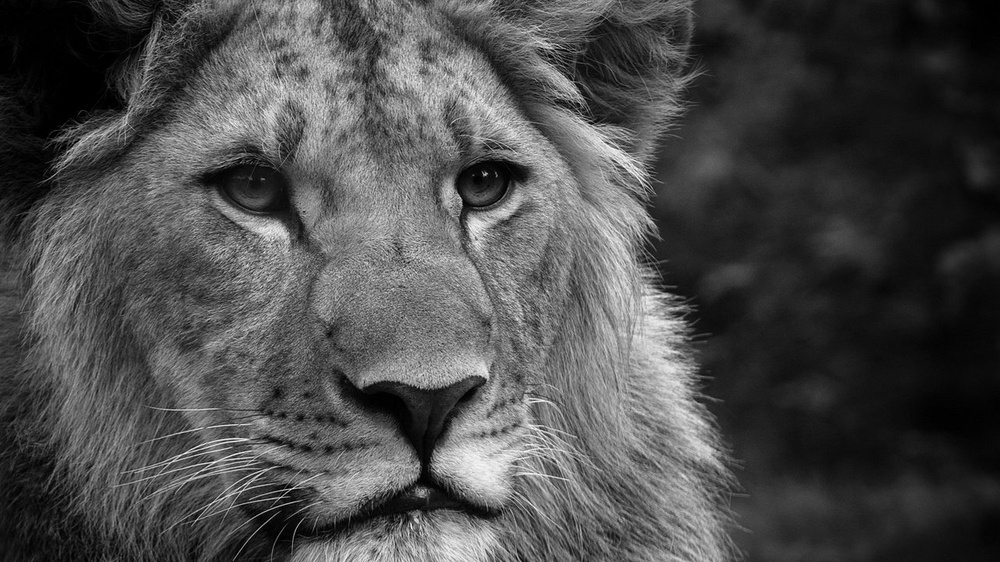
#> input picture Experiment No 4/base.jpg, 1000 x 562 px, shrunk from 1920 x 1080 before the run
$ jupyter execute 'Experiment No 4.ipynb'
#> lines starting #> are read from the running program, lines starting #| are printed output that depends on the picture; after the words box and inside, x2 and y2 are one past the last pixel; in counts of white or black regions, pixels touching at a corner belong together
<div style="text-align: center;">
    <h3>Experiment No. 4</h3>
</div>

<div style="border: 1px solid #ccc; padding: 8px; background-color: #f0f0f0; text-align: center;">
    <strong>AIM</strong>
</div>

**To implement and analyze Simple Thresholding and Adaptive Thresholding techniques using OpenCV in Python, comparing their effectiveness in various image processing scenarios.**

<div style="border: 1px solid #ccc; padding: 8px; background-color: #f0f0f0; text-align: center;">
    <strong>Theory/Procedure/Algorithm</strong>
</div>

Thresholding is a basic image processing technique used for segmenting images. It converts a grayscale image into a binary image based on a threshold value.

##### 1. Simple Thresholding
Simple thresholding applies a fixed threshold value. If the pixel value is above the threshold, it is set to a maximum value (white), otherwise, it is set to zero (black).

  $$
  dst(x, y) =
  \begin{cases}
  \text{MaxValue}, & \text{if } src(x, y) > \text{Threshold} \\
  0, & \text{otherwise}
  \end{cases}
  $$

This method is effective when the intensity distribution of the background and foreground is uniform. However, it fails under varying lighting conditions.

##### 2. Adaptive Thresholding
Adaptive thresholding calculates the threshold for smaller regions of the image, making it effective in handling varying lighting conditions.

- **Methods of Adaptive Thresholding**:
  - **Mean Thresholding**: Uses the mean value of a local neighborhood to calculate the threshold.
  - **Gaussian Thresholding**: Uses a weighted sum of local neighborhood values (based on a Gaussian distribution) to calculate the threshold.

  $$
  dst(x, y) =
  \begin{cases}
  \text{MaxValue}, & \text{if } src(x, y) > \text{T}(x, y) \\
  0, & \text{otherwise}
  \end{cases}
  $$
  Where $T(x, y)$ is a locally calculated threshold value for each pixel based on its neighborhood.

[cell 1]
# Importing necessary libraries
import cv2
import numpy as np
from matplotlib import pyplot as plt

# Load the image
image = cv2.imread('base.jpg', 0)  # Load as grayscale
#> image is the input picture: shape (562, 1000); min 0, max 255, mean 76

# Simple Thresholding
_, simple_thresh = cv2.threshold(image, 127, 255, cv2.THRESH_BINARY)
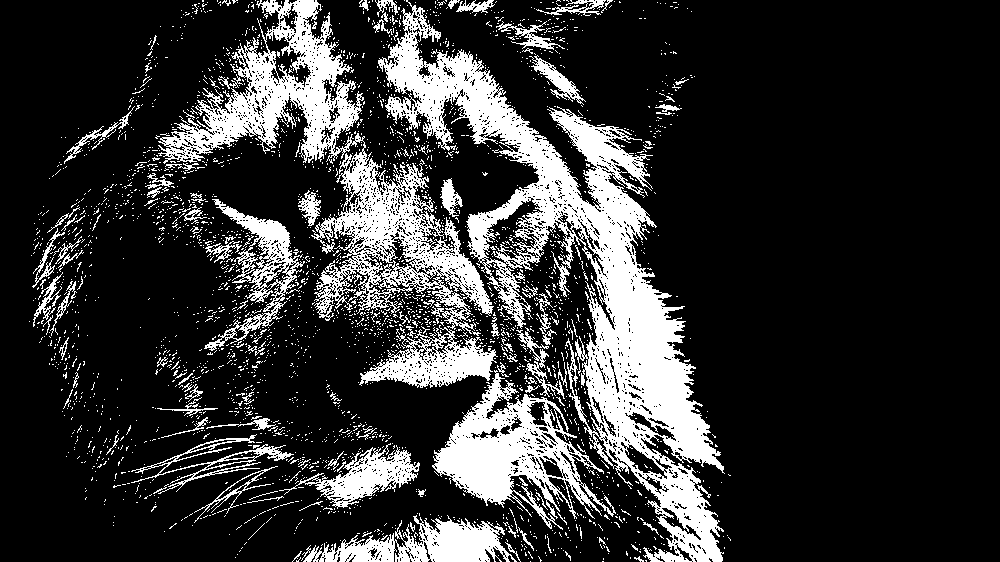
#> simple_thresh: shape (562, 1000); 20% white; 3036 white regions (2918 under 20 px), largest, box (x1, y1, x2, y2) and area: (378, 0, 725, 562) 43314, (158, 0, 494, 334) 24208, (432, 370, 616, 530) 10268

# Adaptive Thresholding (Mean)
adaptive_thresh_mean = cv2.adaptiveThreshold(image, 255, cv2.ADAPTIVE_THRESH_MEAN_C,
                                             cv2.THRESH_BINARY, 11, 2)
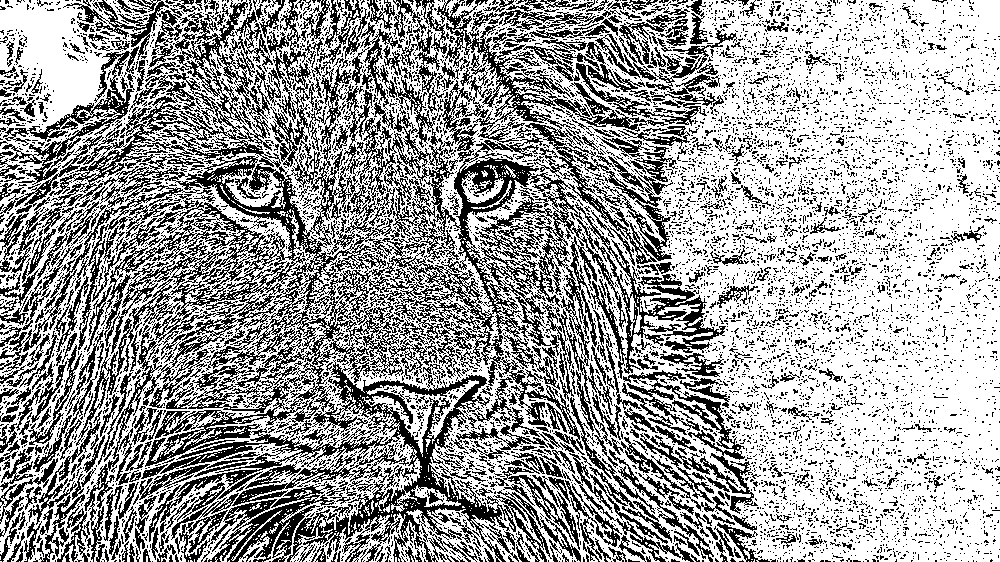
#> adaptive_thresh_mean: shape (562, 1000); 62.5% white; black in thin lines or dots

# Adaptive Thresholding (Gaussian)
adaptive_thresh_gaussian = cv2.adaptiveThreshold(image, 255, cv2.ADAPTIVE_THRESH_GAUSSIAN_C,
                                                 cv2.THRESH_BINARY, 11, 2)
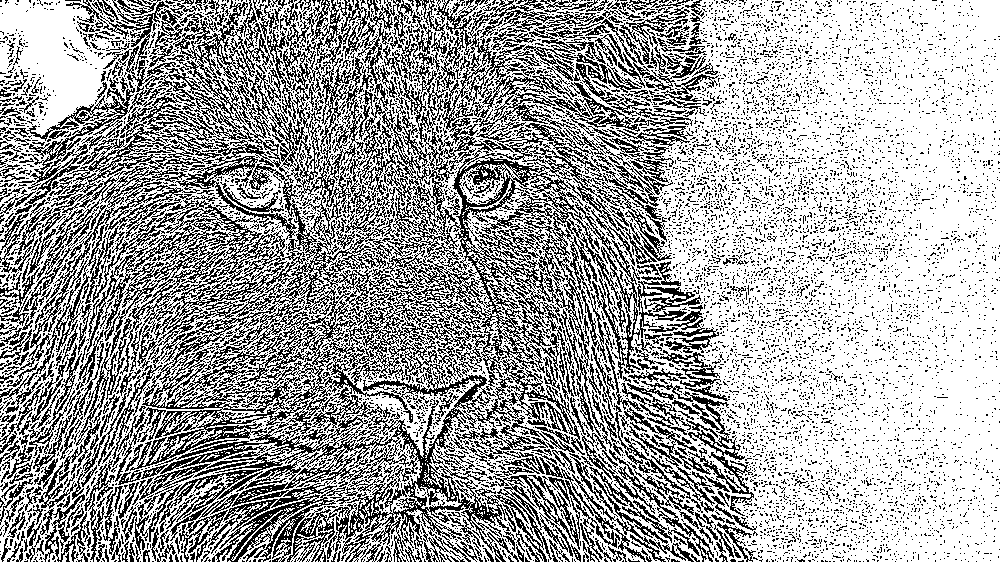
#> adaptive_thresh_gaussian: shape (562, 1000); 64.6% white; black in thin lines or dots

# Plotting the results for comparison
titles = ['Original Image', 'Simple Thresholding', 'Adaptive Mean Thresholding', 'Adaptive Gaussian Thresholding']
images = [image, simple_thresh, adaptive_thresh_mean, adaptive_thresh_gaussian]

plt.figure(figsize=(10, 7))
for i in range(4):
    plt.subplot(2, 2, i+1)
    plt.imshow(images[i], 'gray')
    plt.title(titles[i])
    plt.xticks([]), plt.yticks([])

plt.tight_layout()
plt.show()
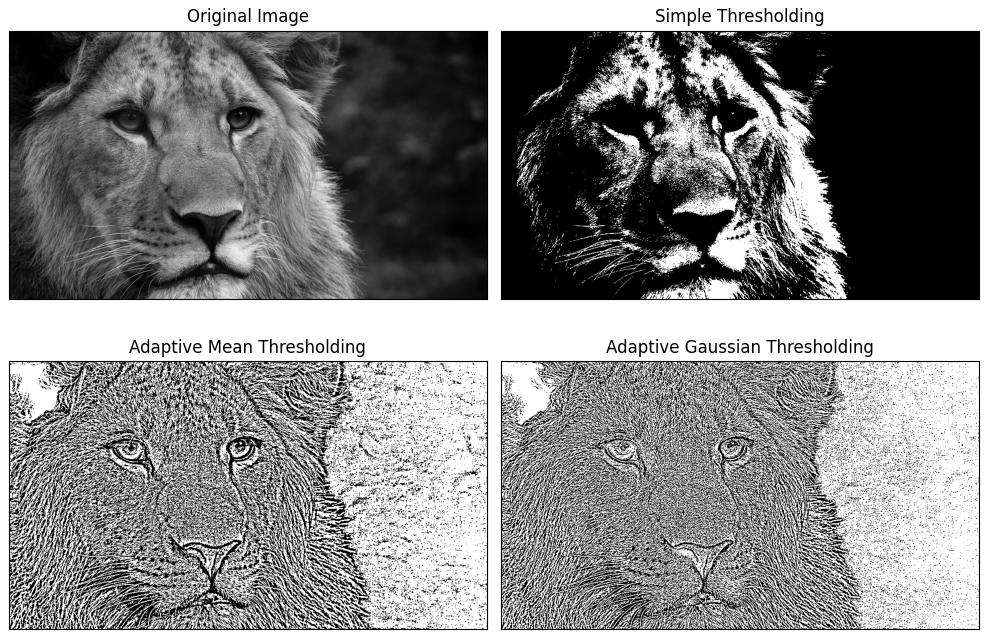
#> figure drawn by matplotlib, 4 panels
